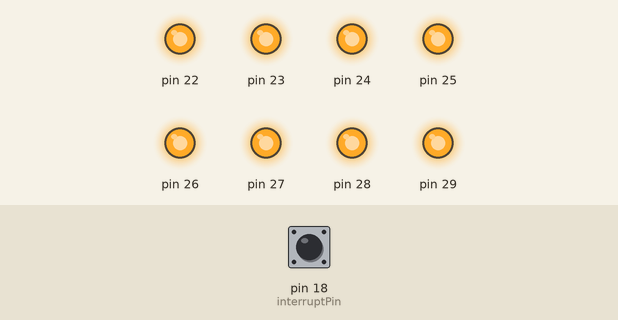
The sketch below on a simulated Arduino Mega 2560, built with avr-gcc and run on an emulated ATmega2560. Parts: output pins drawn as LEDs (lit = HIGH). The inputs (shaded band) are chosen by the test bench; at power-on: pin 18 (interruptPin) LOW.

Above: at 1.2 s.
1.3 s: pin 18 (interruptPin) pulsed HIGH 5 times (0.12 s each, 0.3 s apart)
At 2.4 s:
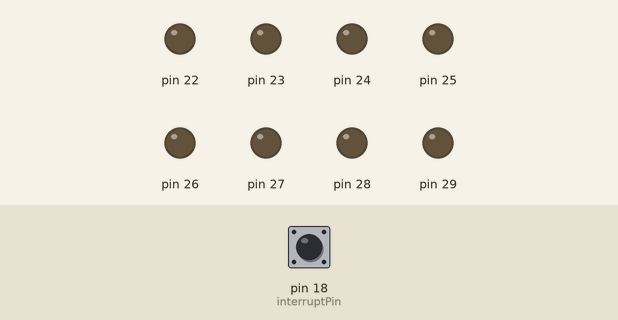
Timing chart, 0 to 4.3 s (numbered marks = the images above; inputs shaded):
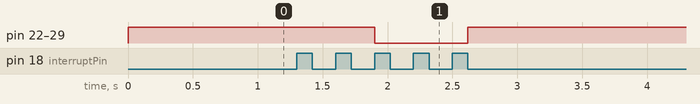

The sketch:

No_2.ino
```cpp
volatile int count = 0;
const byte interruptPin = 18;

void setup() {
  noInterrupts();
  DDRA = 0xff;
  interrupts();
  attachInterrupt(digitalPinToInterrupt(interruptPin), cnt, HIGH);
}

void loop() {
  if(count < 5){
    PORTA = 0xff;
  }

  if(count >= 5){
    PORTA = 0x00;
  }

  if(count == 10){
    count = 0;
  }

}

void cnt(){
  count++;
}
```

Measured:
- after the input at 1.3 s, pin 22–29: HIGH → LOW after 0.60 s, → HIGH 0.72 s later
